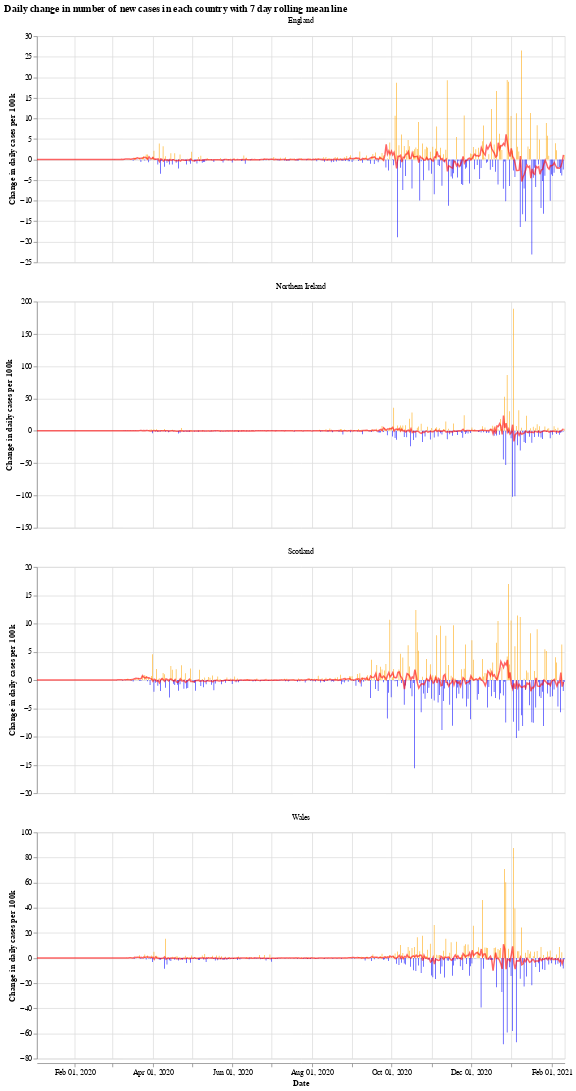

Notebook code for this chart:
### Markdown cell above
We will use the Python library `Altair` for visualising the data, see the [altair docs](https://altair-viz.github.io/) for more information.

First we have a graph which shows the daily change in the number of new cases for each country. This number jumps up and down all over the place, which is likely due to delay in reporting of new cases over the weekend. Another interesting thing is that it looks like the daily cases in Wales experienced a much shorter period of calm over the summer (calm in the sense of daily cases not jumping up and down).

The orange bars are days when the number of new cases (per 100k population) was more than the previous day, while the blue are days when the number of new cases dropped. The red line is the 7 day moving average. 

When the moving average line is below 0, it means that there is a consistent drop in new cases. We can see this clearly happening around the times that lockdowns were introduced (though, to varying degrees). I will update the graphs soon with a marker of when each lockdown started.

### Code cell
# collapse
import altair as alt

bars = alt.Chart(uk_cases).mark_bar().encode(
    x=alt.X("yearmonthdate(date):T", axis=alt.Axis(title='Date')),
    y=alt.Y("casesChangeRate:Q", axis=alt.Axis(title='Change in daily cases per 100k')),
    tooltip='casesChange',
    color=alt.condition(
        alt.datum.casesChangeRate > 0,
        alt.value("orange"),  # The positive color
        alt.value("blue")  # The negative color
    )
).properties(title='Daily change in number of new cases with 7 day rolling mean',width=700).interactive()

line = alt.Chart(uk_cases).mark_line(
    color='red',
    size=2,
    opacity=0.6
).transform_window(
    rolling_mean='mean(casesChangeRate)',
    frame=[0, 7],
    groupby=['areaName']
).encode(
    x='yearmonthdate(date):T',
    y='rolling_mean:Q'
)

alt.layer(bars, line, data=uk_cases).facet(alt.Column(
    'areaName', title=''), columns=1).resolve_scale(y='independent').properties(title='Daily change in number of new cases in each country with 7 day rolling mean line')

### Figure 1 — Vega-Lite specification as saved in the notebook (floating-point values rounded to 4 significant figures; data arrays with more than 128 entries replaced by an {"elided": "..."} marker saying what was removed)
{"config": {"view": {"continuousWidth": 400, "continuousHeight": 300}}, "data": {"name": "data-ae8246650a9e03a0981e58c04083cf4d"}, "facet": {"type": "nominal", "field": "areaName", "title": ""}, "spec": {"layer": [{"mark": "bar", "encoding": {"color": {"condition": {"value": "orange", "test": "(datum.casesChangeRate > 0)"}, "value": "blue"}, "tooltip": {"type": "quantitative", "field": "casesChange"}, "x": {"type": "temporal", "axis": {"title": "Date"}, "field": "date", "timeUnit": "yearmonthdate"}, "y": {"type": "quantitative", "axis": {"title": "Change in daily cases per 100k"}, "field": "casesChangeRate"}}, "selection": {"selector001": {"type": "interval", "bind": "scales", "encodings": ["x", "y"]}}, "title": "Daily change in number of new cases with 7 day rolling mean", "width": 700}, {"mark": {"type": "line", "color": "red", "opacity": 0.6, "size": 2}, "encoding": {"x": {"type": "temporal", "field": "date", "timeUnit": "yearmonthdate"}, "y": {"type": "quantitative", "field": "rolling_mean"}}, "transform": [{"window": [{"op": "mean", "field": "casesChangeRate", "as": "rolling_mean"}], "frame": [0, 7], "groupby": ["areaName"]}]}]}, "columns": 1, "resolve": {"scale": {"y": "independent"}}, "title": "Daily change in number of new cases in each country with 7 day rolling mean line", "$schema": "https://vega.github.io/schema/vega-lite/v4.8.1.json", "datasets": {"data-ae8246650a9e03a0981e58c04083cf4d": {"elided": "1620 records"}}}
